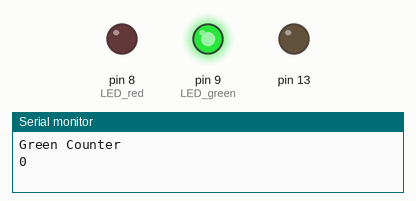
Recording of a sketch running on a simulated Arduino Uno, built with avr-gcc and run on an emulated ATmega328P. On the bench: output pins drawn as LEDs (lit = HIGH), the last lines printed to the serial monitor.

Above: at 0.05 s.
At 2.25 s:
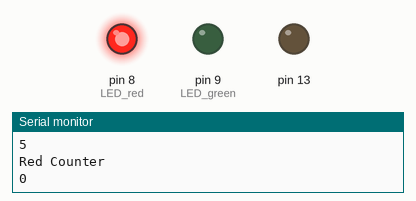
At 8.12 s:
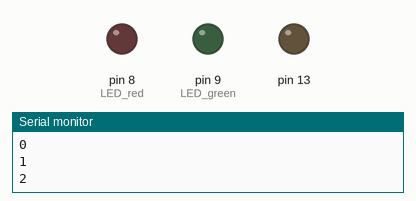
Timing chart, 0 to 8.4 s (numbered marks = the images above):
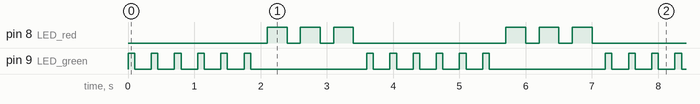

Measured:
- by itself, pin 8 (LED_red): repeats every 3.6 s: 2 × (LOW 0.20 s, HIGH 0.30 s), LOW 2.3 s, HIGH 0.30 s
- by itself, pin 9 (LED_green): repeats every 3.6 s: 5 × (LOW 0.25 s, HIGH 0.10 s), LOW 1.8 s, HIGH 0.10 s
- by itself, everything shown: repeats every 3.6 s, in 18 steps

The sketch:

ArduinoTutorial4_SerialPort.ino
```cpp
int LED_green = 9, LED_red = 8;
int RED_on = 300, RED_off = 200, GREEN_on = 100, GREEN_off = 250;
int green_blink = 6, red_blink = 3;

void setup() {
  // put your setup code here, to run once:
  Serial.begin(9600);
  pinMode(LED_green, OUTPUT);
  pinMode(LED_red, OUTPUT);
  pinMode(13, OUTPUT);
}

void loop() {
  // put your main code here, to run repeatedly:
  int i, j;
  Serial.println("Green Counter");
  digitalWrite(13, LOW);
  for (i = 0; i < green_blink; i++) {
    Serial.println(i);
    digitalWrite(LED_green, HIGH);
    delay(GREEN_on);
    digitalWrite(LED_green, LOW);
    delay(GREEN_off);
    }
  Serial.println("Red Counter");
  digitalWrite(LED_green, LOW);
  for (j = 0 ; j < red_blink; j++) {
    Serial.println(j);
    digitalWrite(LED_red, HIGH);
    delay(RED_on);
    digitalWrite(LED_red, LOW);
    delay(RED_off);
    }
  Serial.println();
}
```
